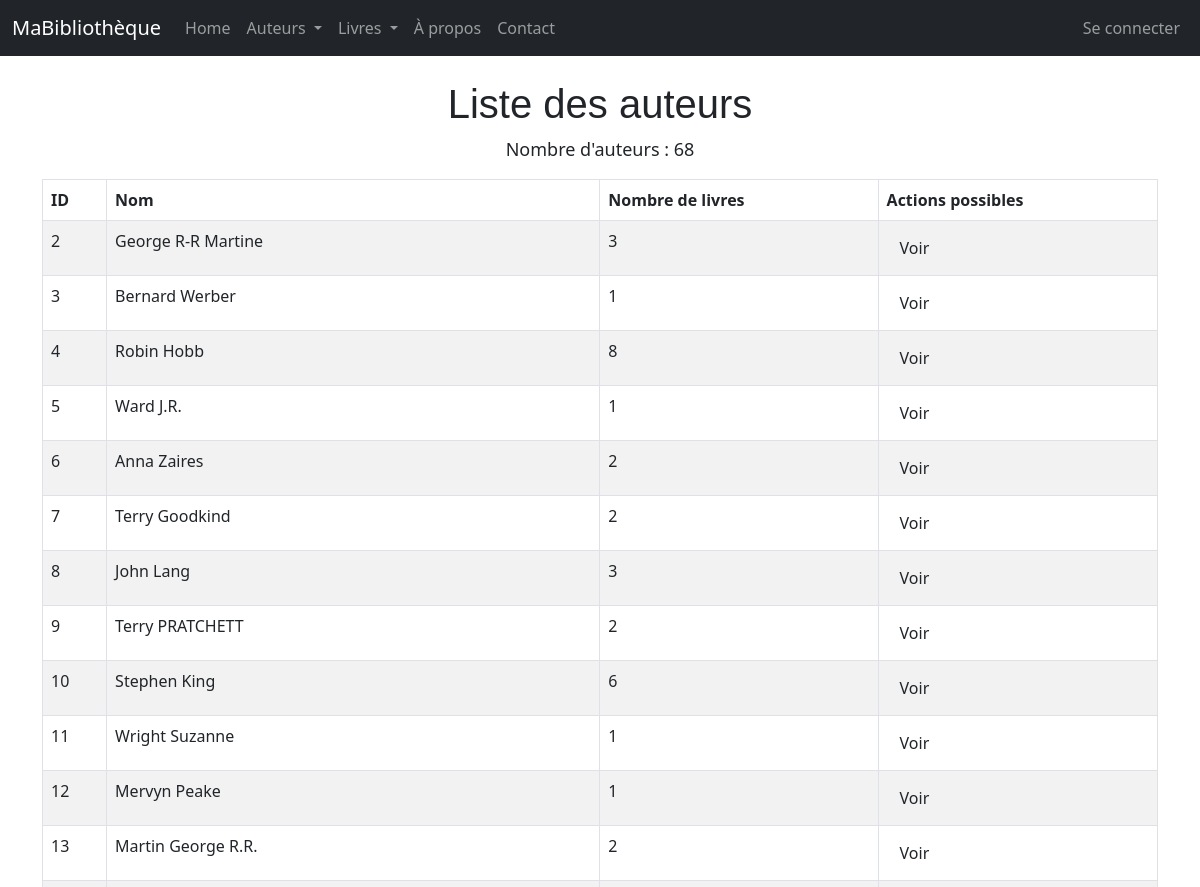
The page /auteurs/ (upper part) on the database as committed earlier.
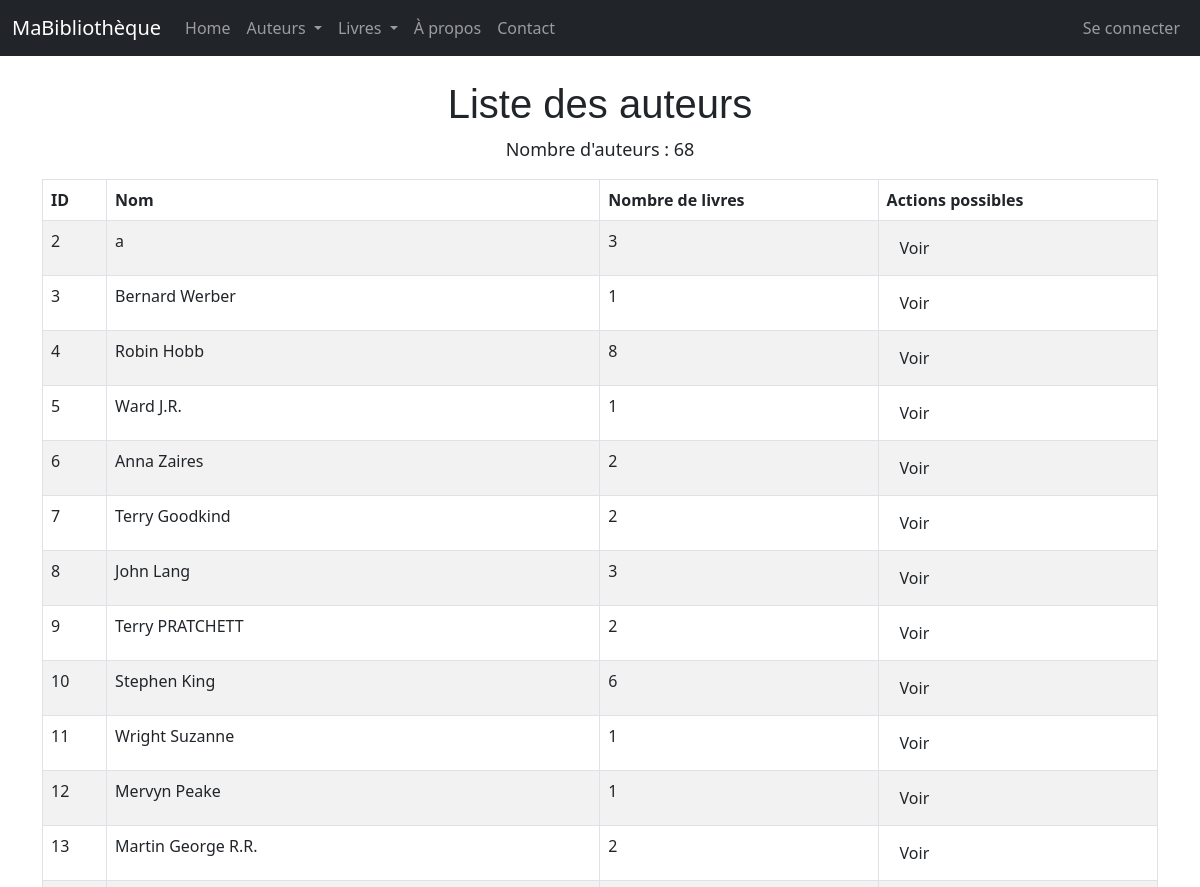
The same page on the database as committed later.
### monApp/models.py (models this page shows, shortened)
class Auteur(db.Model):
    idA = db.Column(db.Integer, primary_key=True)
    Nom = db.Column(db.String(100))

### monApp/views.py (the view)
@app.route('/auteurs/')
def getAuteurs():
    les_auteurs = Auteur.query.all()
    return render_template('auteurs_list.html', title="R3.01 Dev Web avec Flask", auteurs=les_auteurs)

### monApp/templates/auteurs_list.html (shortened to what this page needs)
{% extends "base.html" %}
{% block main %}
  <h1>Liste des auteurs</h1>
  <p>Nombre d'auteurs : {{ auteurs|length }}</p>
  <table class="table table-striped table-bordered table-hover">
    <thead>
      <tr>
        <th>ID</th>
        <th>Nom</th>
        <th>Nombre de livres</th>
        <th>Actions possibles</th>
      </tr>
    </thead>
    <tbody>
      {% for unAuteur in auteurs %}
        <tr>
          <td>{{ unAuteur.idA }}</td>
          <td>{{ unAuteur.Nom }}</td>
          <td>{{ unAuteur.livres.count() }}</td>
          <td>
            <div class="task-controls">
              <a href="{{ url_for('viewAuteur', idA=unAuteur.idA) }}" class="btn btn-nfo">Voir </a>
            </div>
          </td>
        </tr>
      {% endfor %}
    </tbody>
  </table>
{% endblock %}

Rows that differ between the two databases and show on the page:
changed Auteur id 2: Nom "George R-R Martine" → "a"
